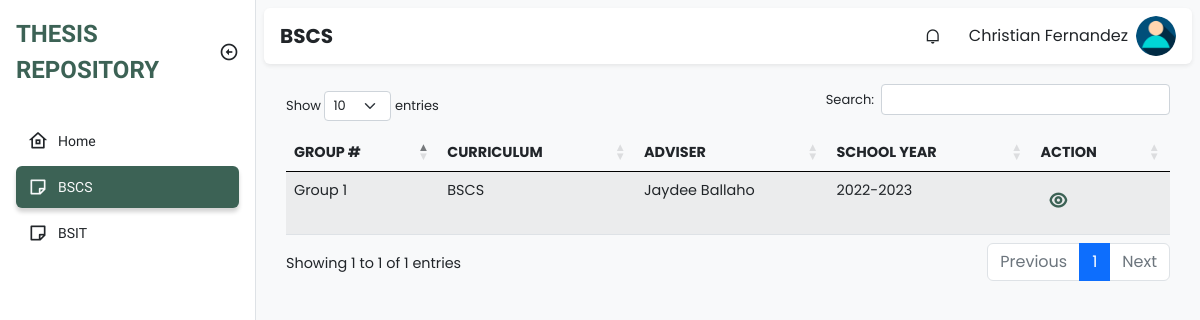
/adviser/bscs.php (signed in), run on the app's committed database.
### tables this page shows
CREATE TABLE `groups` (
  `id` int(11) NOT NULL,
  `group_number` int(11) NOT NULL,
  `curriculum` varchar(255) NOT NULL,
  `adviser_id` int(11) NOT NULL
);

CREATE TABLE `faculty` (
  `id` int(11) NOT NULL,
  `firstname` varchar(255) NOT NULL,
  `middle_name` varchar(100) NOT NULL,
  `lastname` varchar(255) NOT NULL,
  `email` varchar(100) NOT NULL,
  `username` varchar(255) NOT NULL,
  `password` varchar(100) NOT NULL,
  `department` varchar(100) NOT NULL,
  `type` varchar(100) NOT NULL,
  `created_at` timestamp NOT NULL DEFAULT current_timestamp(),
  `updated_at` timestamp NOT NULL DEFAULT current_timestamp() ON UPDATE current_timestamp()
);

### class/student.class.php (called while the page is built, shortened)
<?php
class Student{
    protected $db;
    function __construct()
    {
        $this->db = new Database();
    }
            ?>
            <?php
    function show_all_groups(){
        $sql = "SELECT * FROM groups";
        $query=$this->db->connect()->prepare($sql);
        if($query->execute()){
            $data = $query->fetchAll();
        }
        return $data;
    }
    function get_adviser($adviser_id){
        $sql = "SELECT * FROM faculty WHERE id=:adviser_id";
        $query=$this->db->connect()->prepare($sql);
        $query->bindParam(':adviser_id', $adviser_id);
        if($query->execute()){
            $data = $query->fetchAll();
        }
        return $data;
    }
}
?>

### class/database.sample.php (called while the page is built)
<?php
class Database{
    private $host = 'localhost';
    private $username = 'root';
    private $password = '';
    private $database = 'tams';
    protected $connection;
    function connect(){
        try
			{
				$this->connection = new PDO("mysql:host=$this->host;dbname=$this->database",
											$this->username, $this->password);
			}
			catch (PDOException $e)
			{
				echo "Connection error " . $e->getMessage();
			}
        return $this->connection;
    }
}
?>

### adviser/bscs.php (the view, shortened to what this page needs)
<!DOCTYPE html>
<html lang="en">
  <head>
    <link
      href="https://cdn.jsdelivr.net/npm/remixicon@2.5.0/fonts/remixicon.css"
      rel="stylesheet"
    />
    <link rel="stylesheet" href="https://cdn.datatables.net/1.13.1/css/dataTables.bootstrap5.min.css">
    <link rel="stylesheet" href="https://cdn.datatables.net/responsive/2.4.0/css/responsive.bootstrap.min.css">
    <link rel="stylesheet" href="../assets/css/bootstrap.min.css" />
    <link rel="stylesheet" href="../assets/css/style.css" />
  </head>
  <body>
    <div class="sidebar position-fixed top-0 bottom-0 bg-white border-end">
      <div class="d-flex align-items-center p-3">
        <a
          href="#"
          class="sidebar-logo text-uppercase fw-bold text-decoration-none text-indigo fs-4"
          >Thesis Repository</a
        >
        <i
          class="sidebar-toggle ri-arrow-left-circle-line ms-auto fs-5 d-none d-md-block"
        ></i>
      </div>
      <ul class="sidebar-menu p-3 m-0 mb-0">
        <li class="sidebar-menu-item ">
          <a href="home.php ">
            <i class="ri-home-8-line sidebar-menu-item-icon"></i>
            Home
          </a>
        </li>
        <li class="sidebar-menu-item active">
            <a href="bscs.php">
                <i class="ri-sticky-note-line sidebar-menu-item-icon"></i>
              BSCS
            </a>
          </li>
          <li class="sidebar-menu-item">
            <a href="bsit.php">
                <i class="ri-sticky-note-line sidebar-menu-item-icon"></i>
                BSIT
            </a>
          </li>
      </ul>
    </div>
    <main class="bg-light">
      <div class="p-2">
        <nav class="px-3 py-2 bg-white rounded shadow-sm">
          <h5 class="fw-bold mb-0 me-auto">BSCS</h5>
          <div class="dropdown me-3 d-none d-sm-block">
            <div
              class="cursor-pointer dropdown-toggle navbar-link"
              data-bs-toggle="dropdown"
              aria-expanded="false"
            >
              <i class="ri-notification-line"></i>
            </div>
          </div>
          <div class="dropdown">
            <div
              class="d-flex align-items-center cursor-pointer dropdown-toggle"
              data-bs-toggle="dropdown"
              aria-expanded="false"
            >
              <span class="me-2 d-none d-sm-block"><?php echo $_SESSION['fullname'] ?></span>
              <img
                class="navbar-profile-image"
                src="../img/u-icon.png" alt="Image"
              />
            </div>
          </div>
        </nav>
        <div class="py-4">
          <div class="container padding-bottom">
                    <table id="example" class="table table-striped" style="width:100%">
                        <thead>
                        <tr>
                            <th>Group #</th>
                            <th>Curriculum</th>
                            <th>Adviser</th>
                            <th>School Year</th>
                            <th class="action">Action</th>
                        </tr>
                        </thead>
                        <tbody>
                                <?php
                                    require_once '../class/student.class.php';
                                    $student = new Student();
                                    foreach ($student->show_all_groups() as $value){
                                      if($value['curriculum'] == "BSCS"){
                                ?>
                                    <tr>
                                        <td><?php echo "Group " . $value['group_number'] ?></td>
                                        <td><?php echo $value['curriculum'] ?></td>
                                        <?php
                                        foreach ($student->get_adviser($value['adviser_id']) as $adviser){
                                        ?>
                                          <td><?php echo $adviser['firstname'] . " " . $adviser["lastname"] ?></td>
                                        <?php
                                        }
                                        ?>
                                        <td>2022-2023</td>
                                        <?php
                                            if($_SESSION['id'] == $value['adviser_id']){
                                        ?>
                                            <td>
                                                <div class="actions">
                                                    <a class="action-edit" href="advisee.php?groupnum=<?php echo $value['id'] ?>&course=<?php echo $value['curriculum'] ?>"><i class="ri-edit-line"></i></a>
                                                </div>
                                            </td>
                                        <?php
                                            }
                                            else {
                                        ?>
                                            <td>
                                                <div class="actions">
                                                  <a class="action-view" href="advisee-view.php?groupnum=<?php echo $value['id'] ?>&course=<?php echo $value['curriculum'] ?>"><i class="ri-eye-line"></i></a>
                                                </div>
                                            </td>
                                        <?php
                                            }
                                        ?>
                                    </tr>
                                <?php
                                      }
                                }
                                ?>
                        </tbody>
                    </table>
          </div>
        </div>
        </div>
    </main>
  </body>
</html>

### assets/css/style.css (style rules this page uses)
:root { --bs-blue: #0d6efd; --bs-indigo: #6610f2; --bs-purple: #6f42c1; --bs-pink: #d63384; --bs-red: #dc3545; --bs-orange: #fd7e14; --bs-yellow: #ffc107; --bs-green: #198754; --bs-teal: #20c997; --bs-cyan: #0dcaf0; --bs-black: #000; --bs-white: #fff; --bs-gray: #6c757d; --bs-gray-dark: #343a40; --bs-gray-100: #f8f9fa; --bs-gray-200: #e9ecef; --bs-gray-300: #dee2e6; --bs-gray-400: #ced4da; --bs-gray-500: #adb5bd; --bs-gray-600: #6c757d; --bs-gray-700: #495057; --bs-gray-800: #343a40; --bs-gray-900: #212529; --bs-primary: #0d6efd; --bs-secondary: #6c757d; --bs-success: #198754; --bs-info: #0dcaf0; --bs-warning: #ffc107; --bs-danger: #dc3545; --bs-light: #f8f9fa; --bs-dark: #212529; --bs-primary-rgb: 13, 110, 253; --bs-secondary-rgb: 108, 117, 125; --bs-success-rgb: 25, 135, 84; --bs-info-rgb: 13, 202, 240; --bs-warning-rgb: 255, 193, 7; --bs-danger-rgb: 220, 53, 69; --bs-light-rgb: 248, 249, 250; --bs-dark-rgb: 33, 37, 41; --bs-white-rgb: 255, 255, 255; --bs-black-rgb: 0, 0, 0; --bs-body-color-rgb: 33, 37, 41; --bs-body-bg-rgb: 255, 255, 255; --bs-font-sans-serif: system-ui, -apple-system, "Segoe UI", Roboto, "Helvetica Neue", "Noto Sans", "Liberation Sans", Arial, sans-serif, "Apple Color Emoji", "Segoe UI Emoji", "Segoe UI Symbol", "Noto Color Emoji"; --bs-font-monospace: SFMono-Regular, Menlo, Monaco, Consolas, "Liberation Mono", "Courier New", monospace; --bs-gradient: linear-gradient(180deg, rgba(255, 255, 255, 0.15), rgba(255, 255, 255, 0)); --bs-body-font-family: var(--bs-font-sans-serif); --bs-body-font-size: 1rem; --bs-body-font-weight: 400; --bs-body-line-height: 1.5; --bs-body-color: #212529; --bs-body-bg: #fff; --bs-border-width: 1px; --bs-border-style: solid; --bs-border-color: #dee2e6; --bs-border-color-translucent: rgba(0, 0, 0, 0.175); --bs-border-radius: 0.375rem; --bs-border-radius-sm: 0.25rem; --bs-border-radius-lg: 0.5rem; --bs-border-radius-xl: 1rem; --bs-border-radius-2xl: 2rem; --bs-border-radius-pill: 50rem; --bs-heading-color: ; --bs-link-color: #0d6efd; --bs-link-hover-color: #0a58ca; --bs-code-color: #d63384; --bs-highlight-bg: #fff3cd; --maincolor: #3C6255; --maincolorMdark: #61876E; --maincolor_light: rgb(180, 224, 183); --cancelcolor: #EB1D36; --cancelcolor_light: #FA9494; --uppernav: #FFFBF5; }
body { font-family: 'Work Sans', sans-serif; }
.text-indigo:hover, .text-indigo { color: var(--maincolor); }
.dropdown-toggle::after { display: none; }
.cursor-pointer { cursor: pointer; }
.sidebar.collapsed:hover, .sidebar { width: 16rem; overflow-y: auto; transition: width .2s, left .2s; left: 0; z-index: 500; }
.sidebar-toggle { cursor: pointer; transition: .2s; }
.sidebar-menu { list-style-type: none; }
.sidebar-menu-item { margin-bottom: .25rem; }
.sidebar-menu-item a { text-decoration: none; display: flex; align-items: center; color: var(--bs-dark); padding: .375rem .75rem; border-radius: .375rem; font-size: .875rem; white-space: nowrap; }
.sidebar-menu-item > a { overflow: hidden; }
.sidebar-menu-item.active a { background-color: var(--maincolor); color: var(--bs-light); box-shadow: 0 .25rem .25rem rgba(0, 0, 0, 0.175); }
.sidebar-menu-item-icon { margin-right: .625rem; font-size: 1.25rem; }
main { padding-left: 0; min-height: 100vh; font-family: 'Poppins', sans-serif; }
nav { display: flex; align-items: center; }
.navbar-profile-image { width: 2.5rem; height: 2.5rem; object-fit: cover; border-radius: 50%; }
.navbar-link { width: 2.5rem; height: 2.5rem; display: flex; align-items: center; justify-content: center; border-radius: .25rem; }
@media (min-width: 768px) { main { transition: padding-left .2s; padding-left: 16rem; } }
.container { font-size: 90%; }
.table .actions { display: flex; }
.table .actions .action-view { color: var(--maincolor); font-size: 19px; }
.table .actions .action-edit, .table .actions .action-view, .table .actions .action-delete { border-radius: 6px; padding: 7px 5px; margin-left: 3px; text-decoration: none; font-weight:bolder; }
thead { text-transform: uppercase; border-bottom: #000; }
a { text-decoration: none; color: var(--bs-green); }
.py-4 { padding: 10px !important; height: 100%; width: 100%; margin-top: 10px; border-radius: 10px; }

### data on the page
groups: group_number "1", curriculum "BSCS"
faculty: firstname "Jaydee", lastname "Ballaho"

### other printed values
$_SESSION['fullname'] "Christian Fernandez"
